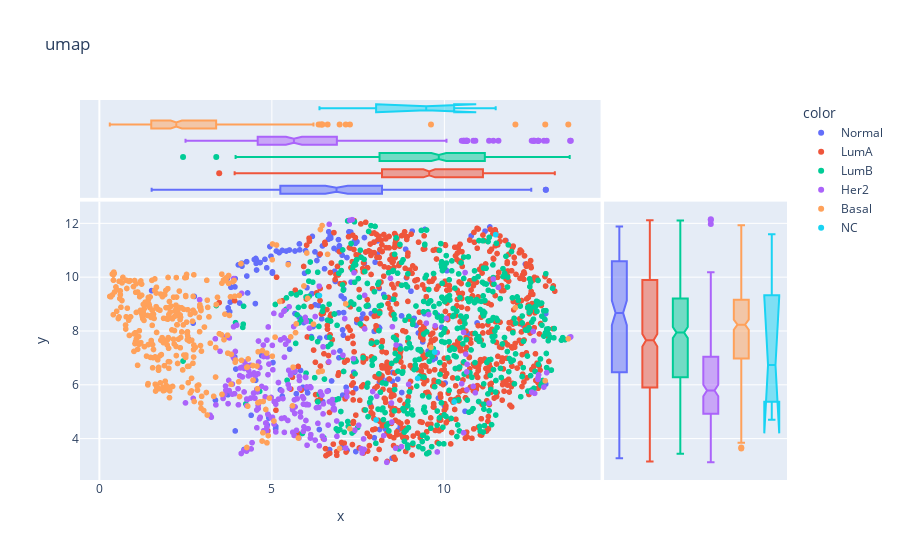

The code cell stored with this chart in its notebook:
### Code cell
# 'pca', 'kpca', 'tsne', 'fa', 'ica', 'isomap', 'umap'
method = "umap"
# ‘linear’, ‘poly’, ‘rbf’, ‘sigmoid’, ‘cosine’
kernel = ""

reduce_dimension(method, dimension, x, kernel)

### Figure 1 — Plotly figure (JSON) as saved in the notebook; plotly's stock layout.template omitted (floating-point values rounded to 4 significant figures; data arrays with more than 128 entries replaced by an {"elided": "..."} marker saying what was removed)
{"data": [{"customdata": {"elided": "202x1 str values"}, "hovertemplate": "color=Normal<br>x=%{x}<br>y=%{y}<br>hover_data_0=%{customdata[0]}<extra></extra>", "legendgroup": "Normal", "marker": {"color": "#636efa", "symbol": "circle"}, "mode": "markers", "name": "Normal", "showlegend": true, "type": "scattergl", "x": {"elided": "202 float values"}, "xaxis": "x", "y": {"elided": "202 float values"}, "yaxis": "y"}, {"alignmentgroup": "True", "customdata": {"elided": "202x1 str values"}, "hovertemplate": "color=Normal<br>x=%{x}<br>hover_data_0=%{customdata[0]}<extra></extra>", "legendgroup": "Normal", "marker": {"color": "#636efa", "symbol": "circle"}, "name": "Normal", "notched": true, "offsetgroup": "Normal", "showlegend": false, "type": "box", "x": {"elided": "202 float values"}, "xaxis": "x3", "yaxis": "y3"}, {"alignmentgroup": "True", "customdata": {"elided": "202x1 str values"}, "hovertemplate": "color=Normal<br>y=%{y}<br>hover_data_0=%{customdata[0]}<extra></extra>", "legendgroup": "Normal", "marker": {"color": "#636efa", "symbol": "circle"}, "name": "Normal", "notched": true, "offsetgroup": "Normal", "showlegend": false, "type": "box", "xaxis": "x2", "y": {"elided": "202 float values"}, "yaxis": "y2"}, {"customdata": {"elided": "721x1 str values"}, "hovertemplate": "color=LumA<br>x=%{x}<br>y=%{y}<br>hover_data_0=%{customdata[0]}<extra></extra>", "legendgroup": "LumA", "marker": {"color": "#EF553B", "symbol": "circle"}, "mode": "markers", "name": "LumA", "showlegend": true, "type": "scattergl", "x": {"elided": "721 float values"}, "xaxis": "x", "y": {"elided": "721 float values"}, "yaxis": "y"}, {"alignmentgroup": "True", "customdata": {"elided": "721x1 str values"}, "hovertemplate": "color=LumA<br>x=%{x}<br>hover_data_0=%{customdata[0]}<extra></extra>", "legendgroup": "LumA", "marker": {"color": "#EF553B", "symbol": "circle"}, "name": "LumA", "notched": true, "offsetgroup": "LumA", "showlegend": false, "type": "box", "x": {"elided": "721 float values"}, "xaxis": "x3", "yaxis": "y3"}, {"alignmentgroup": "True", "customdata": {"elided": "721x1 str values"}, "hovertemplate": "color=LumA<br>y=%{y}<br>hover_data_0=%{customdata[0]}<extra></extra>", "legendgroup": "LumA", "marker": {"color": "#EF553B", "symbol": "circle"}, "name": "LumA", "notched": true, "offsetgroup": "LumA", "showlegend": false, "type": "box", "xaxis": "x2", "y": {"elided": "721 float values"}, "yaxis": "y2"}, {"customdata": {"elided": "492x1 str values"}, "hovertemplate": "color=LumB<br>x=%{x}<br>y=%{y}<br>hover_data_0=%{customdata[0]}<extra></extra>", "legendgroup": "LumB", "marker": {"color": "#00cc96", "symbol": "circle"}, "mode": "markers", "name": "LumB", "showlegend": true, "type": "scattergl", "x": {"elided": "492 float values"}, "xaxis": "x", "y": {"elided": "492 float values"}, "yaxis": "y"}, {"alignmentgroup": "True", "customdata": {"elided": "492x1 str values"}, "hovertemplate": "color=LumB<br>x=%{x}<br>hover_data_0=%{customdata[0]}<extra></extra>", "legendgroup": "LumB", "marker": {"color": "#00cc96", "symbol": "circle"}, "name": "LumB", "notched": true, "offsetgroup": "LumB", "showlegend": false, "type": "box", "x": {"elided": "492 float values"}, "xaxis": "x3", "yaxis": "y3"}, {"alignmentgroup": "True", "customdata": {"elided": "492x1 str values"}, "hovertemplate": "color=LumB<br>y=%{y}<br>hover_data_0=%{customdata[0]}<extra></extra>", "legendgroup": "LumB", "marker": {"color": "#00cc96", "symbol": "circle"}, "name": "LumB", "notched": true, "offsetgroup": "LumB", "showlegend": false, "type": "box", "xaxis": "x2", "y": {"elided": "492 float values"}, "yaxis": "y2"}, {"customdata": {"elided": "240x1 str values"}, "hovertemplate": "color=Her2<br>x=%{x}<br>y=%{y}<br>hover_data_0=%{customdata[0]}<extra></extra>", "legendgroup": "Her2", "marker": {"color": "#ab63fa", "symbol": "circle"}, "mode": "markers", "name": "Her2", "showlegend": true, "type": "scattergl", "x": {"elided": "240 float values"}, "xaxis": "x", "y": {"elided": "240 float values"}, "yaxis": "y"}, {"alignmentgroup": "True", "customdata": {"elided": "240x1 str values"}, "hovertemplate": "color=Her2<br>x=%{x}<br>hover_data_0=%{customdata[0]}<extra></extra>", "legendgroup": "Her2", "marker": {"color": "#ab63fa", "symbol": "circle"}, "name": "Her2", "notched": true, "offsetgroup": "Her2", "showlegend": false, "type": "box", "x": {"elided": "240 float values"}, "xaxis": "x3", "yaxis": "y3"}, {"alignmentgroup": "True", "customdata": {"elided": "240x1 str values"}, "hovertemplate": "color=Her2<br>y=%{y}<br>hover_data_0=%{customdata[0]}<extra></extra>", "legendgroup": "Her2", "marker": {"color": "#ab63fa", "symbol": "circle"}, "name": "Her2", "notched": true, "offsetgroup": "Her2", "showlegend": false, "type": "box", "xaxis": "x2", "y": {"elided": "240 float values"}, "yaxis": "y2"}, {"customdata": {"elided": "331x1 str values"}, "hovertemplate": "color=Basal<br>x=%{x}<br>y=%{y}<br>hover_data_0=%{customdata[0]}<extra></extra>", "legendgroup": "Basal", "marker": {"color": "#FFA15A", "symbol": "circle"}, "mode": "markers", "name": "Basal", "showlegend": true, "type": "scattergl", "x": {"elided": "331 float values"}, "xaxis": "x", "y": {"elided": "331 float values"}, "yaxis": "y"}, {"alignmentgroup": "True", "customdata": {"elided": "331x1 str values"}, "hovertemplate": "color=Basal<br>x=%{x}<br>hover_data_0=%{customdata[0]}<extra></extra>", "legendgroup": "Basal", "marker": {"color": "#FFA15A", "symbol": "circle"}, "name": "Basal", "notched": true, "offsetgroup": "Basal", "showlegend": false, "type": "box", "x": {"elided": "331 float values"}, "xaxis": "x3", "yaxis": "y3"}, {"alignmentgroup": "True", "customdata": {"elided": "331x1 str values"}, "hovertemplate": "color=Basal<br>y=%{y}<br>hover_data_0=%{customdata[0]}<extra></extra>", "legendgroup": "Basal", "marker": {"color": "#FFA15A", "symbol": "circle"}, "name": "Basal", "notched": true, "offsetgroup": "Basal", "showlegend": false, "type": "box", "xaxis": "x2", "y": {"elided": "331 float values"}, "yaxis": "y2"}, {"customdata": [["NC"], ["NC"], ["NC"], ["NC"], ["NC"], ["NC"]], "hovertemplate": "color=NC<br>x=%{x}<br>y=%{y}<br>hover_data_0=%{customdata[0]}<extra></extra>", "legendgroup": "NC", "marker": {"color": "#19d3f3", "symbol": "circle"}, "mode": "markers", "name": "NC", "showlegend": true, "type": "scattergl", "x": [6.38, 10.28, 11.49, 8.021, 9.226, 9.721], "xaxis": "x", "y": [9.328, 5.367, 11.59, 4.696, 6.243, 7.224], "yaxis": "y"}, {"alignmentgroup": "True", "customdata": [["NC"], ["NC"], ["NC"], ["NC"], ["NC"], ["NC"]], "hovertemplate": "color=NC<br>x=%{x}<br>hover_data_0=%{customdata[0]}<extra></extra>", "legendgroup": "NC", "marker": {"color": "#19d3f3", "symbol": "circle"}, "name": "NC", "notched": true, "offsetgroup": "NC", "showlegend": false, "type": "box", "x": [6.38, 10.28, 11.49, 8.021, 9.226, 9.721], "xaxis": "x3", "yaxis": "y3"}, {"alignmentgroup": "True", "customdata": [["NC"], ["NC"], ["NC"], ["NC"], ["NC"], ["NC"]], "hovertemplate": "color=NC<br>y=%{y}<br>hover_data_0=%{customdata[0]}<extra></extra>", "legendgroup": "NC", "marker": {"color": "#19d3f3", "symbol": "circle"}, "name": "NC", "notched": true, "offsetgroup": "NC", "showlegend": false, "type": "box", "xaxis": "x2", "y": [9.328, 5.367, 11.59, 4.696, 6.243, 7.224], "yaxis": "y2"}], "layout": {"legend": {"title": {"text": "color"}, "tracegroupgap": 0}, "title": {"text": "umap "}, "xaxis": {"anchor": "y", "domain": [0, 0.7363], "title": {"text": "x"}}, "xaxis2": {"anchor": "y2", "domain": [0.7413, 1], "matches": "x2", "showgrid": false, "showline": false, "showticklabels": false, "ticks": ""}, "xaxis3": {"anchor": "y3", "domain": [0, 0.7363], "matches": "x", "showgrid": true, "showticklabels": false}, "xaxis4": {"anchor": "y4", "domain": [0.7413, 1], "matches": "x2", "showgrid": false, "showline": false, "showticklabels": false, "ticks": ""}, "yaxis": {"anchor": "x", "domain": [0, 0.7326], "title": {"text": "y"}}, "yaxis2": {"anchor": "x2", "domain": [0, 0.7326], "matches": "y", "showgrid": true, "showticklabels": false}, "yaxis3": {"anchor": "x3", "domain": [0.7426, 1], "matches": "y3", "showgrid": false, "showline": false, "showticklabels": false, "ticks": ""}, "yaxis4": {"anchor": "x4", "domain": [0.7426, 1], "matches": "y3", "showgrid": true, "showline": false, "showticklabels": false, "ticks": ""}}}
